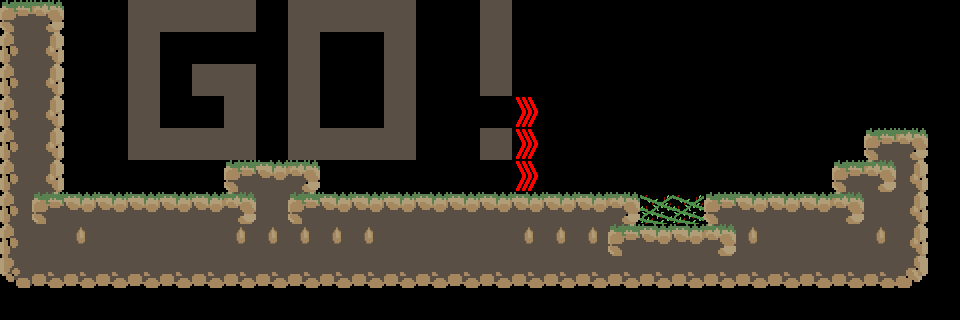

Rendered tile map (Tiled .tmx) drawn with the repository's tilesets; below, a short description and the full map source, tile grids included:
An orthogonal 30x10 tile map with 32x32 px tiles, 6 tile layers (Background, Enemies, Masks, Powerups, ...), 4 tilesets.

<map version="1.2" tiledversion="1.2.3" orientation="orthogonal" renderorder="right-down" width="30" height="10" tilewidth="32" tileheight="32" infinite="0" nextlayerid="7" nextobjectid="1">
 <tileset firstgid="1" source="Masks.tsx" />
 <tileset firstgid="2" source="Powerups.tsx" />
 <tileset firstgid="3" source="Town.tsx" />
 <tileset firstgid="24" source="Enemies.tsx" />
 <layer id="3" name="Background" width="30" height="10">
  <data encoding="csv">
0,0,0,0,15,15,15,15,0,15,15,15,15,0,0,15,0,0,0,0,0,0,0,0,0,0,0,0,0,0,
0,0,0,0,15,0,0,0,0,15,0,0,15,0,0,15,0,0,0,0,0,0,0,0,0,0,0,0,0,0,
0,0,0,0,15,0,15,15,0,15,0,0,15,0,0,15,0,0,0,0,0,0,0,0,0,0,0,0,0,0,
0,0,0,0,15,0,0,15,0,15,0,0,15,0,0,0,0,0,0,0,0,0,0,0,0,0,0,0,0,0,
0,0,0,0,15,15,15,15,0,15,15,15,15,0,0,15,0,0,0,0,0,0,0,0,0,0,0,0,0,0,
0,0,0,0,0,0,0,0,0,0,0,0,0,0,0,0,0,0,0,0,0,0,0,0,0,0,0,14,0,0,
0,16,0,0,0,0,0,14,0,16,0,0,0,0,0,0,0,0,0,0,0,0,0,0,0,0,14,0,0,0,
0,0,0,0,0,0,0,0,0,0,0,0,0,0,0,0,0,0,0,16,0,0,14,0,0,0,0,0,0,0,
0,0,0,0,0,0,0,0,0,0,0,0,0,0,0,0,0,0,0,0,0,0,0,0,0,0,0,0,0,0,
0,0,0,0,0,0,0,0,0,0,0,0,0,0,0,0,0,0,0,0,0,0,0,0,0,0,0,0,0,0
</data>
 </layer>
 <layer id="6" name="Enemies" width="30" height="10">
  <data encoding="csv">
0,0,0,0,0,0,0,0,0,0,0,0,0,0,0,0,0,0,0,0,0,0,0,0,0,0,0,0,0,0,
0,0,0,0,0,0,0,0,0,0,0,0,0,0,0,0,0,0,0,0,0,0,0,0,0,0,0,0,0,0,
0,0,0,0,0,0,0,0,0,0,0,0,0,0,0,0,0,0,0,0,0,0,0,0,0,0,0,0,0,0,
0,0,0,0,0,0,0,0,0,0,0,0,0,0,0,0,0,0,0,0,0,0,0,0,0,0,0,0,0,0,
0,0,0,0,0,0,0,0,0,0,0,0,0,0,0,0,0,0,0,0,0,0,0,0,0,0,0,0,0,0,
0,0,0,0,0,0,0,0,0,0,0,0,0,0,0,0,0,0,0,0,0,0,0,0,0,0,0,0,0,0,
0,0,0,0,0,0,0,0,0,0,0,0,0,0,0,0,0,0,0,0,25,25,0,0,0,0,0,0,0,0,
0,0,0,0,0,0,0,0,0,0,0,0,0,0,0,0,0,0,0,0,0,0,0,0,0,0,0,0,0,0,
0,0,0,0,0,0,0,0,0,0,0,0,0,0,0,0,0,0,0,0,0,0,0,0,0,0,0,0,0,0,
0,0,0,0,0,0,0,0,0,0,0,0,0,0,0,0,0,0,0,0,0,0,0,0,0,0,0,0,0,0
</data>
 </layer>
 <layer id="2" name="Masks" width="30" height="10">
  <data encoding="csv">
0,0,0,0,0,0,0,0,0,0,0,0,0,0,0,0,0,0,0,0,0,0,0,0,0,0,0,0,0,0,
0,0,0,0,0,0,0,0,0,0,0,0,0,0,0,0,0,0,0,0,0,0,0,0,0,0,0,0,0,0,
0,0,0,0,0,0,0,0,0,0,0,0,0,0,0,0,0,0,0,0,0,0,0,0,0,0,0,0,0,0,
0,0,0,0,0,0,0,0,0,0,0,0,0,0,0,0,0,0,0,0,0,0,0,0,0,0,0,0,0,0,
0,0,0,0,0,0,0,0,0,0,0,0,0,0,0,0,0,0,0,0,0,0,0,0,0,0,0,0,0,0,
0,0,0,0,0,0,0,0,0,0,0,0,0,0,0,0,0,0,0,0,0,0,0,0,0,0,0,0,0,0,
0,0,0,0,0,0,0,0,0,0,0,0,0,0,0,0,0,0,0,0,0,0,0,0,0,0,0,0,0,0,
0,0,0,0,0,0,0,0,0,0,0,0,0,0,0,0,0,0,0,0,0,0,0,0,0,0,0,0,0,0,
0,0,0,0,0,0,0,0,0,0,0,0,0,0,0,0,0,0,0,0,0,0,0,0,0,0,0,0,0,0,
0,0,0,0,0,0,0,0,0,0,0,0,0,0,0,0,0,0,0,0,0,0,0,0,0,0,0,0,0,0
</data>
 </layer>
 <layer id="5" name="Powerups" width="30" height="10">
  <data encoding="csv">
0,0,0,0,0,0,0,0,0,0,0,0,0,0,0,0,0,0,0,0,0,0,0,0,0,0,0,0,0,0,
0,0,0,0,0,0,0,0,0,0,0,0,0,0,0,0,0,0,0,0,0,0,0,0,0,0,0,0,0,0,
0,0,0,0,0,0,0,0,0,0,0,0,0,0,0,0,0,0,0,0,0,0,0,0,0,0,0,0,0,0,
0,0,0,0,0,0,0,0,0,0,0,0,0,0,0,0,2,0,0,0,0,0,0,0,0,0,0,0,0,0,
0,0,0,0,0,0,0,0,0,0,0,0,0,0,0,0,2,0,0,0,0,0,0,0,0,0,0,0,0,0,
0,0,0,0,0,0,0,0,0,0,0,0,0,0,0,0,2,0,0,0,0,0,0,0,0,0,0,0,0,0,
0,0,0,0,0,0,0,0,0,0,0,0,0,0,0,0,0,0,0,0,0,0,0,0,0,0,0,0,0,0,
0,0,0,0,0,0,0,0,0,0,0,0,0,0,0,0,0,0,0,0,0,0,0,0,0,0,0,0,0,0,
0,0,0,0,0,0,0,0,0,0,0,0,0,0,0,0,0,0,0,0,0,0,0,0,0,0,0,0,0,0,
0,0,0,0,0,0,0,0,0,0,0,0,0,0,0,0,0,0,0,0,0,0,0,0,0,0,0,0,0,0
</data>
 </layer>
 <layer id="1" name="Platforms" width="30" height="10">
  <data encoding="csv">
7,9,0,0,0,0,0,0,0,0,0,0,0,0,0,0,0,0,0,0,0,0,0,0,0,0,0,0,0,0,
14,16,0,0,0,0,0,0,0,0,0,0,0,0,0,0,0,0,0,0,0,0,0,0,0,0,0,0,0,0,
14,16,0,0,0,0,0,0,0,0,0,0,0,0,0,0,0,0,0,0,0,0,0,0,0,0,0,0,0,0,
14,16,0,0,0,0,0,0,0,0,0,0,0,0,0,0,0,0,0,0,0,0,0,0,0,0,0,0,0,0,
14,16,0,0,0,0,0,0,0,0,0,0,0,0,0,0,0,0,0,0,0,0,0,0,0,0,0,7,9,0,
14,16,0,0,0,0,0,7,8,9,0,0,0,0,0,0,0,0,0,0,0,0,0,0,0,0,7,9,16,0,
14,7,8,8,8,8,8,9,15,7,8,8,8,8,8,8,8,8,8,9,0,0,7,8,8,8,9,15,16,0,
14,15,4,15,15,15,15,4,4,4,4,4,15,15,15,15,4,4,4,7,8,8,9,4,15,15,15,4,16,0,
21,22,22,22,22,22,22,22,22,22,22,22,22,22,22,22,22,22,22,22,22,22,22,22,22,22,22,22,23,0,
0,0,0,0,0,0,0,0,0,0,0,0,0,0,0,0,0,0,0,0,0,0,0,0,0,0,0,0,0,0
</data>
 </layer>
 <layer id="4" name="Objects" width="30" height="10">
  <data encoding="csv">
0,0,0,0,0,0,0,0,0,0,0,0,0,0,0,0,0,0,0,0,0,0,0,0,0,0,0,0,0,0,
0,0,0,0,0,0,0,0,0,0,0,0,0,0,0,0,0,0,0,0,0,0,0,0,0,0,0,0,0,0,
0,0,0,0,0,0,0,0,0,0,0,0,0,0,0,0,0,0,0,0,0,0,0,0,0,0,0,0,0,0,
0,0,0,0,0,0,0,0,0,0,0,0,0,0,0,0,0,0,0,0,0,0,0,0,0,0,0,0,0,0,
0,0,0,0,0,0,0,0,0,0,0,0,0,0,0,0,0,0,0,0,0,0,0,0,0,0,0,0,0,0,
0,0,0,0,0,0,0,0,0,0,0,0,0,0,0,0,0,0,0,0,0,0,0,0,0,0,0,0,0,0,
0,0,0,0,0,0,0,0,0,0,0,0,0,0,0,0,0,0,0,0,0,0,0,0,0,0,0,0,0,0,
0,0,0,0,0,0,0,0,0,0,0,0,0,0,0,0,0,0,0,0,0,0,0,0,0,0,0,0,0,0,
0,0,0,0,0,0,0,0,0,0,0,0,0,0,0,0,0,0,0,0,0,0,0,0,0,0,0,0,0,0,
0,0,0,0,0,0,0,0,0,0,0,0,0,0,0,0,0,0,0,0,0,0,0,0,0,0,0,0,0,0
</data>
 </layer>
</map>
